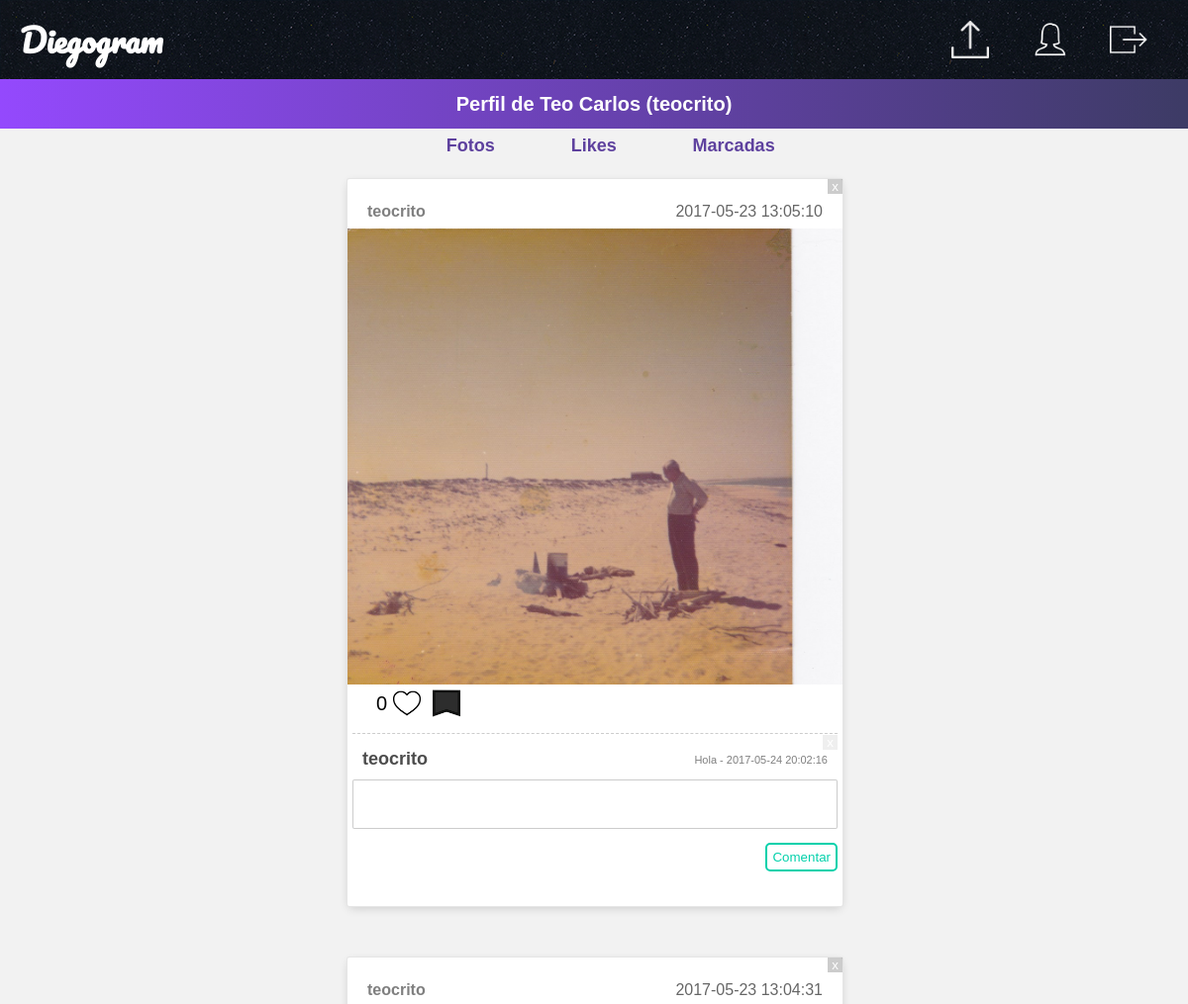
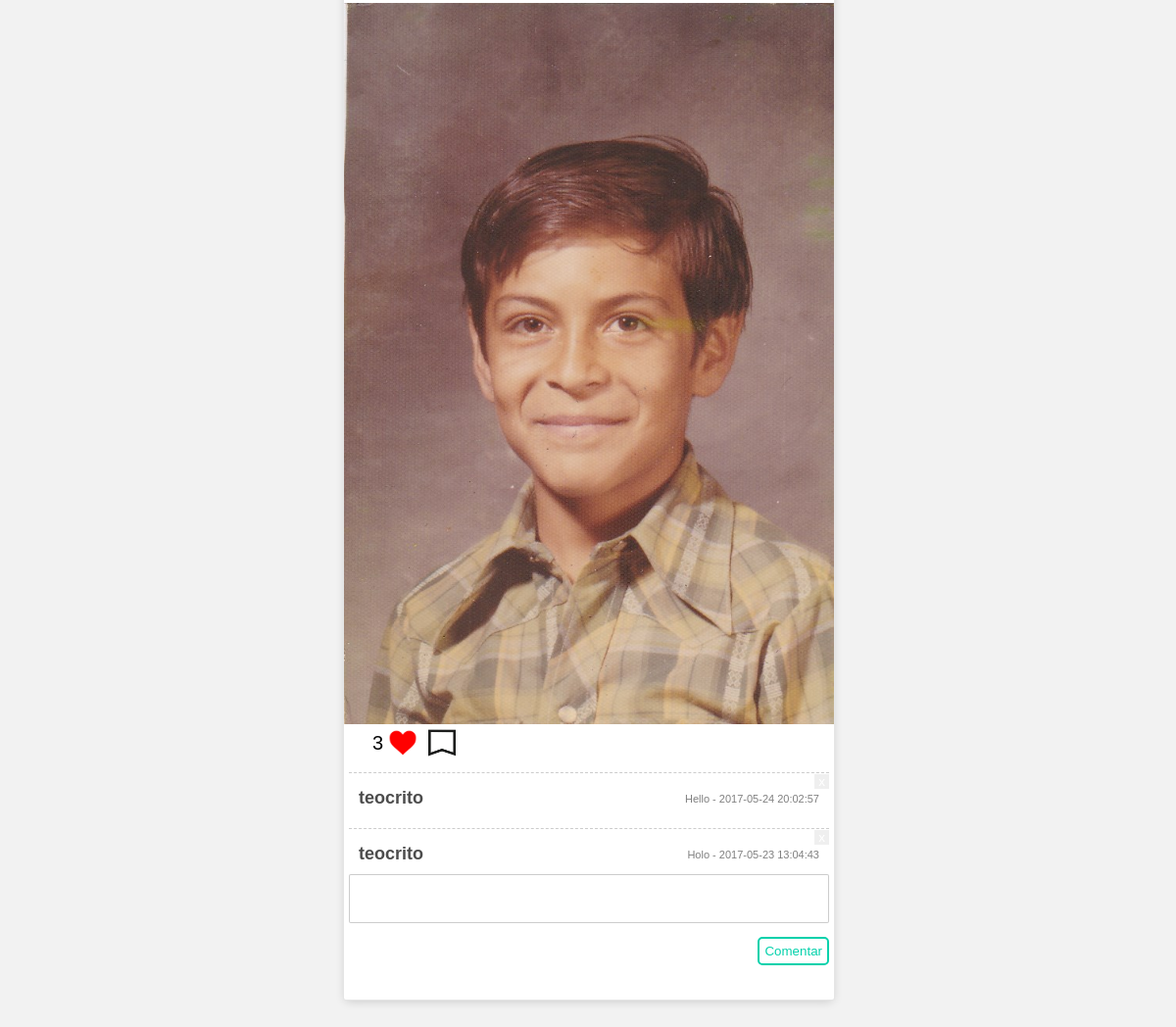
The app's page /php/perfil.php?id=4 (signed in) with its own data (2 pictures, top to bottom).
### tables this page shows
CREATE TABLE IF NOT EXISTS `user` (
  `idUser` int(6) NOT NULL AUTO_INCREMENT,
  `username` varchar(30) DEFAULT NULL,
  `mail` varchar(35) DEFAULT NULL,
  `nickname` varchar(20) DEFAULT NULL,
  `password` varchar(100) DEFAULT NULL,
  `regDate` timestamp NOT NULL DEFAULT CURRENT_TIMESTAMP ON UPDATE CURRENT_TIMESTAMP,
  PRIMARY KEY (`idUser`)
);

CREATE TABLE IF NOT EXISTS `image` (
  `idImage` int(6) NOT NULL AUTO_INCREMENT,
  `name` varchar(30) DEFAULT NULL,
  `idUser` int(6) DEFAULT NULL,
  `uploadDate` timestamp NOT NULL DEFAULT CURRENT_TIMESTAMP ON UPDATE CURRENT_TIMESTAMP,
  PRIMARY KEY (`idImage`),
  KEY `FK` (`idUser`)
);

CREATE TABLE IF NOT EXISTS `comment` (
  `idComment` int(6) NOT NULL AUTO_INCREMENT,
  `comment` varchar(100) NOT NULL,
  `idUser` int(6) NOT NULL,
  `idImage` int(6) NOT NULL,
  `comDate` timestamp NOT NULL DEFAULT CURRENT_TIMESTAMP ON UPDATE CURRENT_TIMESTAMP,
  `nickname` varchar(40) NOT NULL,
  PRIMARY KEY (`idComment`),
  KEY `FK` (`idUser`,`idImage`),
  KEY `comment_ibfk_2` (`idImage`)
);

### php/funcionCargarImagenesPerfil.php (called while the page is built, shortened)
<?php
  $conn = new DB();
  $conn = $conn->conectar();
  $totalLikes = 0;
  $queryFotos = "SELECT i.name, i.uploadDate, i.idImage, i.idUser, u.nickname, u.idUser
                 FROM image i, user u
                 WHERE u.idUser = i.idUser
                 AND u.idUser = {$_GET['id']}
                 ORDER BY uploadDate DESC;";
  $queryLikes = "SELECT COUNT(idImage) AS total, idImage, idUser AS id
                 FROM gusta
                 GROUP BY idImage, idUser";
  $queryComentarios = "SELECT * FROM comment
                       ORDER BY comDate DESC;";
  $queryMarcas = "SELECT * FROM mark";
  $fotos = $conn->query($queryFotos);
  $comentarios = $conn->query($queryComentarios);
  $marcas = $conn->query($queryMarcas);
 ?>

### php/perfil.php (the view, shortened to what this page needs)
<!DOCTYPE html>
<html>
<?php
include('funcionCargarImagenesPerfil.php');
if (isset($_SESSION['id'])) {
?>
  <head>
    <link rel="stylesheet" href="../css/estilosBiografia.css">
  </head>
  <body onload="recargar()">
    <div class="header">
    <div class="nom">
      <a href="biografia.php"><h1>Diegogram</h1></a>
    </div>
    <div class="menu">
      <ul>
        <li><a href="biografia.php?salir=1"><img src="../images/salir.png"></a></li>
        <li><a href="perfil.php?id=<?=$_SESSION['id'] ?>"><img src="../images/user.png"></a></li>
          <li>
            <form action="#" enctype="multipart/form-data" method="POST">
            <label for="imagen"><img src="../images/upload.png"></label>
            </form>
          </li>
        </ul>
      </div>
    </div>
    <div class="encabezado">
      <?php
      if (isset($_GET['id'])) {
      $queryNombre = "SELECT username, nickname FROM user
                      WHERE idUser = {$_GET['id']};";
      $datos = $conn->query($queryNombre);
      $datos = $datos->fetch_assoc();
      echo "<h2>Perfil de ".$datos['username']." (".$datos['nickname'].")"."</h2>";
      }
      ?>
    </div>
    <div class="opciones">
      <ul>
        <li style="text-align: right;"><a href="perfil.php?id=<?=$_GET['id']?>&misFotos=1">Fotos</a></li>
        <li style="text-align: center;"><a href="perfil.php?id=<?=$_GET['id']?>&misLikes=1">Likes</a></li>
        <li style="text-align: left;"><?php if($_SESSION['id'] == $_GET['id']) {?>
      <a href="perfil.php?id=<?=$_GET['id']?>&misMarcadas=1">Marcadas</a>
      <?php } ?></li>
      </ul>
    </div>
    <?php
    while ($foto = $fotos->fetch_assoc()) {
     ?>
     <div class="contenedorFoto">
         <div class="datos">
         <button onclick="eliminar(<?=$foto['idImage']?>)">x</button>
          <a href="perfil.php?id=<?=$foto['idUser']?>"><?=$foto['nickname']?></a> <p><?=$foto['uploadDate']?></p>
         </div>
         <div class="foto">
          <img src="../img/<?=$foto['name']?>">
         </div>
       <div class="likes">
         <?php
         $onclick = "darLike(".$foto['idImage'].")";
         $texto = "cora1";
         while($like = $likes->fetch_assoc()){
           if ($like['idImage'] == $foto['idImage']){
             if($like['id'] == $_SESSION['id']){
                     $onclick = "quitarLike(".$foto['idImage'].")";
                     $texto = "cora2";
              }
              $totalLikes += $like['total'];
            }
            }
            $onclickM = "ponerMarca(".$foto['idImage'].")";
            $textoM = "marcar";
            while($marca = $marcas->fetch_assoc()){
              if ($marca['idImage'] == $foto['idImage']) {
                if ($marca['idUser'] == $_SESSION['id']) {
                  $onclickM = "quitarMarca(".$foto['idImage'].")";
                  $textoM = "desmarcar";
                }
              }
            }
            ?>
           <p id="l<?=$foto['idImage']?>"><?=$totalLikes?></p>
           <?php
              $likes = $conn->query($queryLikes);
              $marcas = $conn->query($queryMarcas);
              $totalLikes = 0;
            ?>
           <button id="b<?=$foto['idImage']?>" onclick="<?=$onclick?>" class="like"><img src="../images/<?=$texto?>.png"></button>
           <button id="m<?=$foto['idImage']?>" onclick="<?=$onclickM?>" class="like"><img src="../images/<?=$textoM?>.png"></button>
       </div>
       <div class="comentarios" id="<?=$foto['idImage']?>">
         <?php while($comentario = $comentarios->fetch_assoc()){ ?>
             <?php if($comentario['idImage'] == $foto['idImage']){ ?>
               <div class="comentario">
                <h5><a href="perfil.php?id=<?=$comentario['idUser']?>"><?=$comentario['nickname']?></a></h5>
                <?php if ($comentario['idUser'] == $_SESSION['id']) { ?>
                <button onclick="eliminarComentario(<?=$comentario['idComment']?>)">x</button>
                <?php } ?>
                <p><?=$comentario['comment']?> - <?=$comentario['comDate']?></p>
               </div>
             <?php }} $comentarios = $conn->query($queryComentarios);?>
            <textarea id="comentario<?=$foto['idImage']?>"></textarea>
            <button  onclick="comentar(<?=$foto['idImage']?>)" class="btnComentar">Comentar</button>
       </div>
     </div>
    <?php } }
    else{
      header("Location: index.php");
    }
    ?>
  </body>
</html>

### css/estilosBiografia.css (style rules this page uses)
* { margin: 0px; padding: 0px; }
body { font-family: 'segoe-ui',sans-serif; background: rgba(0,0,0,.05); }
.header { width: 100%; height: 80px; background: url(../images/fondologin.png); float: left; position: relative; }
.header>.nom>a { width: 20%; height: 100%; font-family: 'Pacifico', cursive !important; color: #fff; line-height: 80px; padding-left: 20px; box-sizing: border-box; float: left; position: relative; cursor:pointer; text-decoration: none; }
.header>.menu { width: 80%; height: 100%; float: left; position: relative; padding-right: 20px; box-sizing: border-box; }
.menu>ul { float: left; position: relative; width: 100%; list-style: none; height: 100%; }
.menu>ul>li { float: right; position: relative; height: 80px; padding: 21px; box-sizing: border-box; }
.menu>ul>li>a, .menu>ul>li>form { height: 100%; }
.menu>ul>li>a>img, .menu>ul>li>form>label>img { height: 100%; -webkit-filter: invert(100%); cursor: pointer; }
.encabezado { width: 100%; height: 50px; position: relative; float: left; margin-bottom: 20px; background: linear-gradient(90deg, #9449FD,#3D3B65); }
.encabezado>h2 { color: #fff; font-size: 20px; text-align: center; line-height: 50px; }
.contenedorFoto { left: 50%; margin-left: -250px; position: relative; float: left; margin-bottom: 50px; width: 500px; clear: both; background: #fff; box-shadow: 0px 3px 10px -3px rgba(0,0,0,.2); border-radius: 3px; border: 1px solid rgba(0,0,0,.1); }
.datos { width: 100%; height: 50px; padding-left: 20px; box-sizing: border-box; line-height: 35px; padding-top: 15px; }
.datos a { text-decoration: none; font-weight: bold; width: 50%; float: left; color: rgba(0,0,0,.5); box-sizing: border-box; }
.datos p { width: 50%; float: left; text-align: right; padding-right: 20px; box-sizing: border-box; opacity: .6; }
.foto { width: 100%; text-align: center; }
.foto>img { width: 100%; }
.datos>button { position: absolute; right: 0px; top: 0px; width: 15px; height: 15px; line-height: 15px; border: none; background: rgba(0,0,0,.2); color: #fff; }
.likes { padding-left: 10px; box-sizing: border-box; width: 100%; position: relative; float: left; height: 30px; line-height: 30px; }
.likes>p { width: 30px; float: left; position: relative; text-align: right; padding-right: 5px; font-size: 20px; }
.likes>button { background: none; float: left; position: relative; height: 30px; width: 30px; border: none; outline: none; margin-right: 10px; }
.likes>button>img { max-height: 100%; }
.comentarios { float: left; position: relative; width: 100%; padding: 5px; box-sizing: border-box; margin-bottom: 20px; }
.comentarios>textarea { width: 100%; resize: none; border-radius: 2px; outline: none; border: 1px solid rgba(0,0,0,.2); padding: 5px; box-sizing: border-box; height: 50px; }
.comentarios>button { float: right; border: none; background: #fff; border: 2px solid #03D1AB; color: #03D1AB; padding: 5px; box-sizing: border-box; border-radius: 5px; margin-bottom: 10px; margin-top: 10px; outline: none; }
.comentario { position: relative; float: left; width: 100%; padding: 10px; padding-top: 15px !important; box-sizing: border-box; border-top: 1px dashed rgba(0,0,0,.2); margin-top:10px; }
.comentario>h5>a { text-decoration: none; color: rgba(0,0,0,.7); font-size: 18px; width: 20%; position: relative; float: left; }
.comentario>button { border:none; width: 15px; height: 15px; position: absolute; right: 0px; top: 1px; color: #fff; outline: none; }
.comentario>p { float: left; position: relative; text-align: right; width: 80%; opacity: .5; font-size: 11px; margin-top: 5px; }
.opciones { width: 100%; float: left; height: 25px; position: relative; margin-top: -15px; text-align: center; margin-bottom: 20px; line-height: 25px }
.opciones>ul { width: 50%; height: 100%; float: left; text-align: center; position: relative; left: 25%; }
.opciones>ul>li { float: left; position: relative; list-style: none; width: 33.3%; }
.opciones>ul>li>a { position: relative; float: left; text-decoration: none; color: #5E419E; font-weight: bolder; line-height: 25px; width: 100%; font-size: 18px; }

### records on screen
user: username "Teo Carlos", nickname "teocrito"
image: idUser.nickname "teocrito", uploadDate "2017-05-23 13:05:10", name (picture), shows a picture
comment: nickname "teocrito", comment "Hola", comDate "2017-05-24 20:02:16"
image: idUser.nickname "teocrito", uploadDate "2017-05-23 13:04:31", name (picture), totalLikes "3", shows a picture
comment: nickname "teocrito", comment "Hello", comDate "2017-05-24 20:02:57"
comment: nickname "teocrito", comment "Holo", comDate "2017-05-23 13:04:43"
